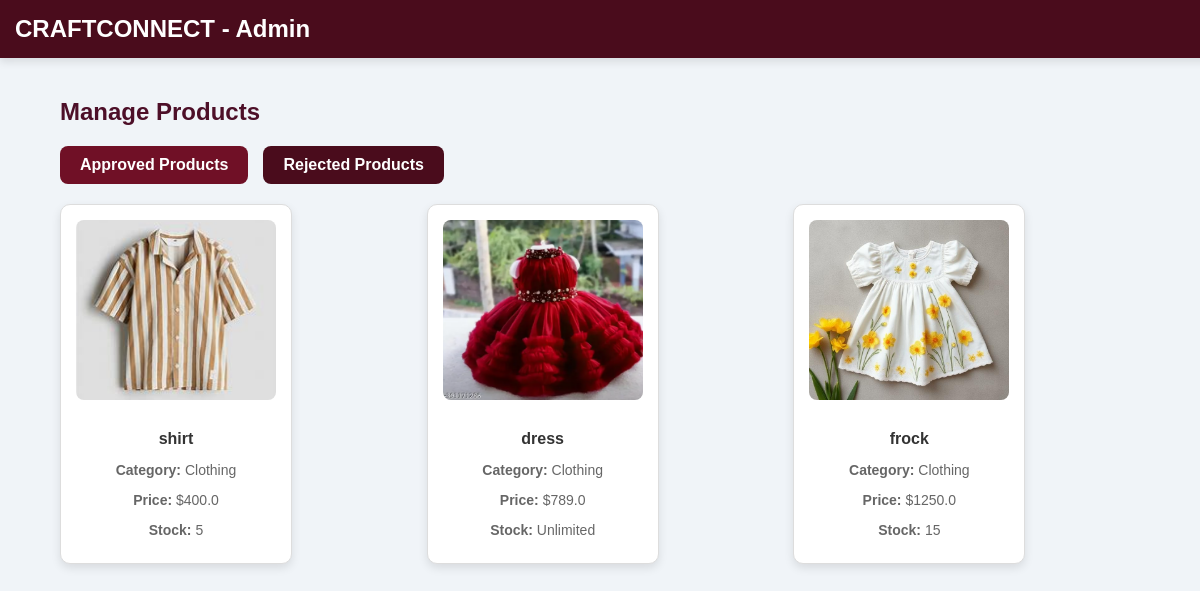
The app's page /admin/manage_products (signed in), older data.
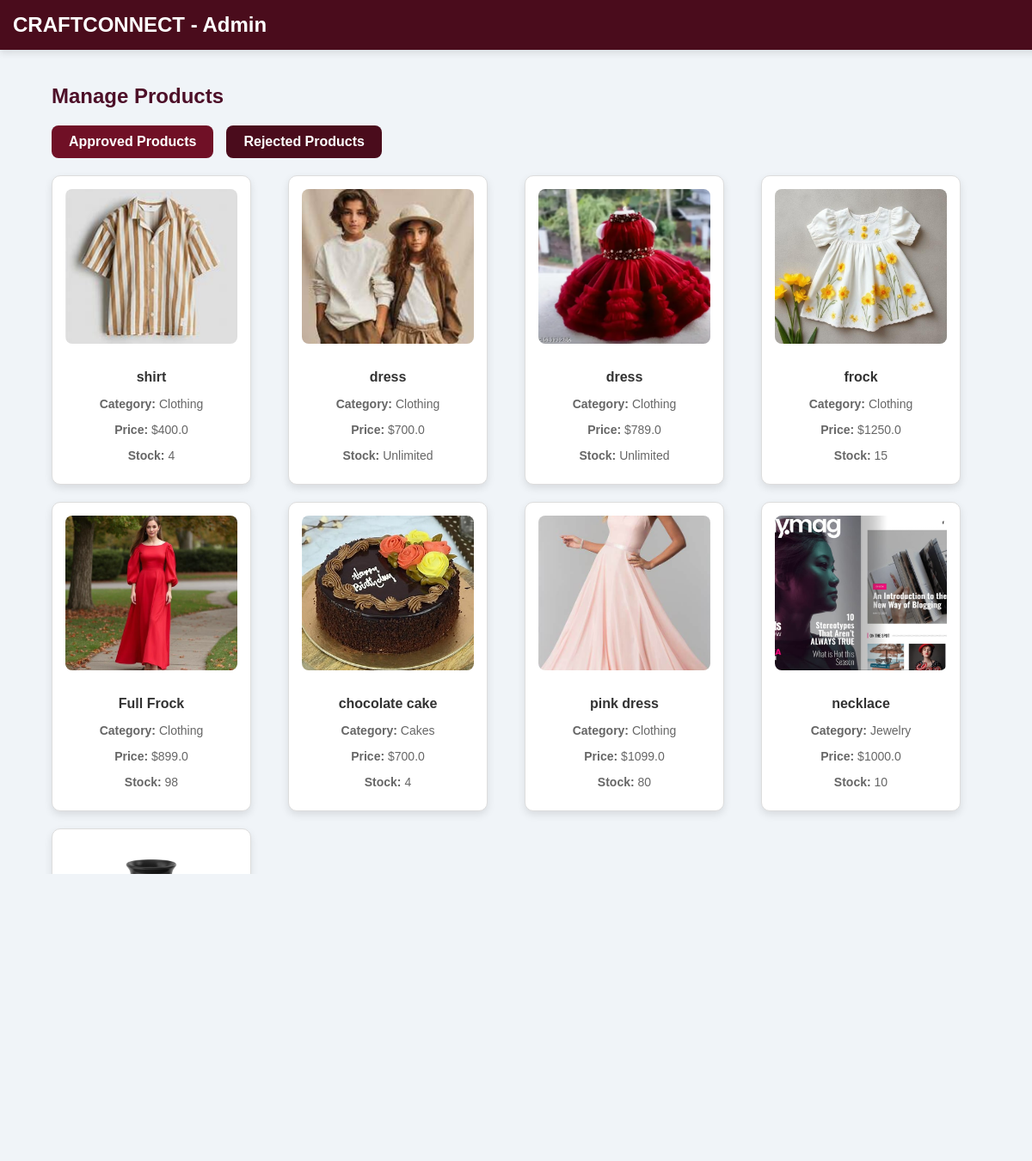
The same page, newer data.
### tables this page shows
CREATE TABLE products (
            id INTEGER PRIMARY KEY AUTOINCREMENT,
            name TEXT NOT NULL,
            description TEXT NOT NULL,
            price REAL NOT NULL,
            image TEXT NOT NULL,
            manufacturer_id INTEGER, approved INTEGER DEFAULT 0, category TEXT, stock_limit INTEGER DEFAULT NULL, size_chart TEXT,
            FOREIGN KEY (manufacturer_id) REFERENCES users (id)
        );

### app.py (the view)
@app.route('/admin/manage_products')
def admin_manage_products():
    if 'admin_logged_in' not in session:
        return redirect('/admin')
    conn = get_db_connection()
    cursor = conn.cursor()
    cursor.execute("SELECT * FROM products WHERE approved = 1")  # Fetch only approved products
    products = cursor.fetchall()
    conn.close()
    return render_template("admin_manage_products.html", products=products, rejected=False)

### app.py (called while the page is built)
def get_db_connection():
    conn = sqlite3.connect("craftconnect.db")
    conn.row_factory = sqlite3.Row
    return conn

### templates/admin_manage_products.html (shortened to what this page needs)
<!DOCTYPE html>
<html lang="en">
<head>
    <link rel="stylesheet" href="{{ url_for('static', filename='css/styles.css') }}">
</head>
<body>
    <nav class="navbar">CRAFTCONNECT - Admin</nav>
    <div class="container">
        <h2>Manage Products</h2>
        <div class="tabs">
            <a href="{{ url_for('admin_manage_products') }}" class="tab {% if not rejected %}active{% endif %}">Approved Products</a>
            <a href="{{ url_for('admin_rejected_products') }}" class="tab {% if rejected %}active{% endif %}">Rejected Products</a>
        </div>
<div class="product-grid">
    {% if products %}
        {% for product in products %}
        <div class="product-card">
            <a href="{{ url_for('admin_product_details', product_id=product['id']) }}" style="text-decoration: none; color: inherit;">
                <img src="{{ url_for('static', filename='uploads/' + product['image']) }}" alt="{{ product['name'] }}">
                <h3>{{ product['name'] }}</h3>
                <p><strong>Category:</strong> {{ product['category'] }}</p>
                <p><strong>Price:</strong> ${{ product['price'] }}</p>
                <p><strong>Stock:</strong> {{ product['stock_limit'] if product['stock_limit'] else 'Unlimited' }}</p>
            </a>
        </div>
        {% endfor %}
    {% else %}
        <p>No products found.</p>
    {% endif %}
</div>
</body>
</html>

Row changes from the older to the newer data that the page shows:
changed products "shirt": stock_limit "5" → "4"
now on this page (row edited): products: image (picture), name "dress", category "Clothing", price "700.0", stock_limit "Unlimited"
added products: image (picture), name "Full Frock", category "Clothing", price "899.0", stock_limit "98"
added products: image (picture), name "chocolate cake", category "Cakes", price "700.0", stock_limit "4"
added products: image (picture), name "pink dress", category "Clothing", price "1099.0", stock_limit "80"
added products: image (picture), name "necklace", category "Jewelry", price "1000.0", stock_limit "10"
added products: image (picture)
